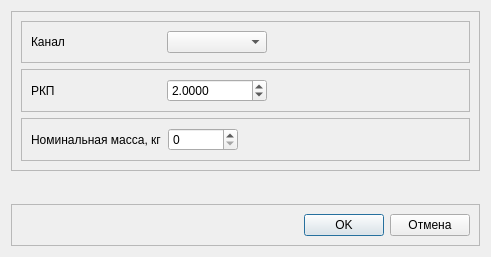
<?xml version="1.0" encoding="UTF-8"?>
<ui version="4.0">
 <class>MWStickParamsDialog</class>
 <widget class="QDialog" name="MWStickParamsDialog">
  <property name="geometry">
   <rect>
    <x>0</x>
    <y>0</y>
    <width>491</width>
    <height>257</height>
   </rect>
  </property>
  <property name="windowTitle">
   <string>Dialog</string>
  </property>
  <layout class="QVBoxLayout" name="verticalLayout_2">
   <item>
    <widget class="QFrame" name="frame">
     <property name="frameShape">
      <enum>QFrame::StyledPanel</enum>
     </property>
     <property name="frameShadow">
      <enum>QFrame::Raised</enum>
     </property>
     <layout class="QVBoxLayout" name="verticalLayout">
      <item>
       <widget class="QFrame" name="frChan">
        <property name="frameShape">
         <enum>QFrame::StyledPanel</enum>
        </property>
        <property name="frameShadow">
         <enum>QFrame::Raised</enum>
        </property>
        <layout class="QHBoxLayout" name="horizontalLayout_3">
         <property name="leftMargin">
          <number>9</number>
         </property>
         <property name="topMargin">
          <number>9</number>
         </property>
         <property name="rightMargin">
          <number>9</number>
         </property>
         <property name="bottomMargin">
          <number>9</number>
         </property>
         <item>
          <widget class="QLabel" name="lblChan">
           <property name="sizePolicy">
            <sizepolicy hsizetype="Preferred" vsizetype="Preferred">
             <horstretch>0</horstretch>
             <verstretch>0</verstretch>
            </sizepolicy>
           </property>
           <property name="minimumSize">
            <size>
             <width>130</width>
             <height>0</height>
            </size>
           </property>
           <property name="text">
            <string>Канал</string>
           </property>
          </widget>
         </item>
         <item>
          <widget class="QComboBox" name="cbChan">
           <property name="sizePolicy">
            <sizepolicy hsizetype="Preferred" vsizetype="Fixed">
             <horstretch>0</horstretch>
             <verstretch>0</verstretch>
            </sizepolicy>
           </property>
           <property name="minimumSize">
            <size>
             <width>100</width>
             <height>0</height>
            </size>
           </property>
          </widget>
         </item>
         <item>
          <spacer name="horizontalSpacer_4">
           <property name="orientation">
            <enum>Qt::Horizontal</enum>
           </property>
           <property name="sizeType">
            <enum>QSizePolicy::Expanding</enum>
           </property>
           <property name="sizeHint" stdset="0">
            <size>
             <width>40</width>
             <height>20</height>
            </size>
           </property>
          </spacer>
         </item>
        </layout>
       </widget>
      </item>
      <item>
       <widget class="QFrame" name="frRKP">
        <property name="frameShape">
         <enum>QFrame::StyledPanel</enum>
        </property>
        <property name="frameShadow">
         <enum>QFrame::Raised</enum>
        </property>
        <layout class="QHBoxLayout" name="horizontalLayout_8">
         <item>
          <widget class="QLabel" name="lblRKP">
           <property name="minimumSize">
            <size>
             <width>130</width>
             <height>0</height>
            </size>
           </property>
           <property name="text">
            <string>РКП</string>
           </property>
          </widget>
         </item>
         <item>
          <widget class="QDoubleSpinBox" name="edRKP">
           <property name="sizePolicy">
            <sizepolicy hsizetype="Minimum" vsizetype="Fixed">
             <horstretch>0</horstretch>
             <verstretch>0</verstretch>
            </sizepolicy>
           </property>
           <property name="minimumSize">
            <size>
             <width>100</width>
             <height>0</height>
            </size>
           </property>
           <property name="decimals">
            <number>4</number>
           </property>
           <property name="maximum">
            <double>9999.989999999999782</double>
           </property>
           <property name="singleStep">
            <double>0.100000000000000</double>
           </property>
           <property name="value">
            <double>2.000000000000000</double>
           </property>
          </widget>
         </item>
         <item>
          <spacer name="horizontalSpacer_13">
           <property name="orientation">
            <enum>Qt::Horizontal</enum>
           </property>
           <property name="sizeType">
            <enum>QSizePolicy::Expanding</enum>
           </property>
           <property name="sizeHint" stdset="0">
            <size>
             <width>40</width>
             <height>20</height>
            </size>
           </property>
          </spacer>
         </item>
        </layout>
       </widget>
      </item>
      <item>
       <widget class="QFrame" name="frPN">
        <property name="frameShape">
         <enum>QFrame::StyledPanel</enum>
        </property>
        <property name="frameShadow">
         <enum>QFrame::Raised</enum>
        </property>
        <layout class="QHBoxLayout" name="horizontalLayout_9">
         <item>
          <widget class="QLabel" name="lblPN">
           <property name="minimumSize">
            <size>
             <width>130</width>
             <height>0</height>
            </size>
           </property>
           <property name="text">
            <string>Номинальная масса, кг</string>
           </property>
          </widget>
         </item>
         <item>
          <widget class="QSpinBox" name="edPN">
           <property name="minimumSize">
            <size>
             <width>70</width>
             <height>0</height>
            </size>
           </property>
           <property name="maximum">
            <number>1000</number>
           </property>
           <property name="singleStep">
            <number>50</number>
           </property>
          </widget>
         </item>
         <item>
          <spacer name="horizontalSpacer_16">
           <property name="orientation">
            <enum>Qt::Horizontal</enum>
           </property>
           <property name="sizeType">
            <enum>QSizePolicy::Expanding</enum>
           </property>
           <property name="sizeHint" stdset="0">
            <size>
             <width>40</width>
             <height>20</height>
            </size>
           </property>
          </spacer>
         </item>
        </layout>
       </widget>
      </item>
     </layout>
    </widget>
   </item>
   <item>
    <spacer name="verticalSpacer">
     <property name="orientation">
      <enum>Qt::Vertical</enum>
     </property>
     <property name="sizeHint" stdset="0">
      <size>
       <width>20</width>
       <height>40</height>
      </size>
     </property>
    </spacer>
   </item>
   <item>
    <widget class="QFrame" name="frModalButtons">
     <property name="sizePolicy">
      <sizepolicy hsizetype="Preferred" vsizetype="Fixed">
       <horstretch>0</horstretch>
       <verstretch>0</verstretch>
      </sizepolicy>
     </property>
     <property name="frameShape">
      <enum>QFrame::StyledPanel</enum>
     </property>
     <property name="frameShadow">
      <enum>QFrame::Raised</enum>
     </property>
     <layout class="QHBoxLayout" name="horizontalLayout_10">
      <item>
       <spacer name="horizontalSpacer_5">
        <property name="orientation">
         <enum>Qt::Horizontal</enum>
        </property>
        <property name="sizeHint" stdset="0">
         <size>
          <width>40</width>
          <height>20</height>
         </size>
        </property>
       </spacer>
      </item>
      <item>
       <widget class="QPushButton" name="btnOK">
        <property name="text">
         <string>OK</string>
        </property>
       </widget>
      </item>
      <item>
       <widget class="QPushButton" name="btnCancel">
        <property name="text">
         <string>Отмена</string>
        </property>
       </widget>
      </item>
     </layout>
    </widget>
   </item>
  </layout>
 </widget>
 <resources/>
 <connections>
  <connection>
   <sender>btnOK</sender>
   <signal>clicked()</signal>
   <receiver>MWStickParamsDialog</receiver>
   <slot>accept()</slot>
   <hints>
    <hint type="sourcelabel">
     <x>338</x>
     <y>220</y>
    </hint>
    <hint type="destinationlabel">
     <x>493</x>
     <y>83</y>
    </hint>
   </hints>
  </connection>
  <connection>
   <sender>btnCancel</sender>
   <signal>clicked()</signal>
   <receiver>MWStickParamsDialog</receiver>
   <slot>reject()</slot>
   <hints>
    <hint type="sourcelabel">
     <x>443</x>
     <y>224</y>
    </hint>
    <hint type="destinationlabel">
     <x>488</x>
     <y>133</y>
    </hint>
   </hints>
  </connection>
 </connections>
</ui>
